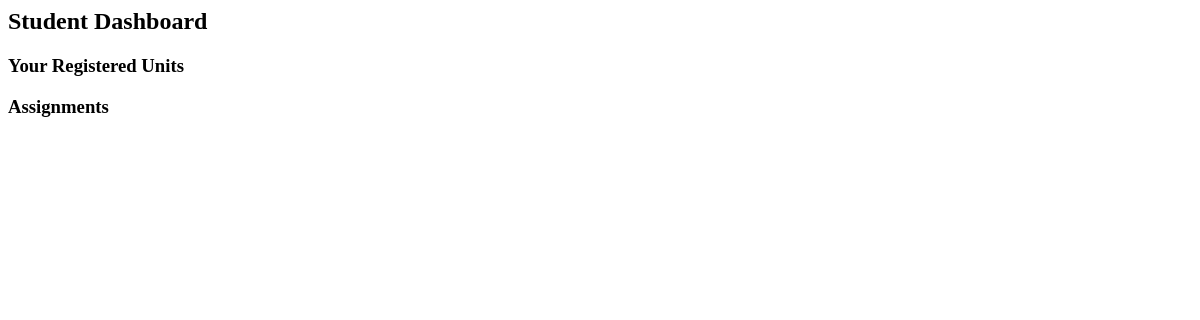
The page /student_dashboard/ (signed in) on the database as committed earlier.
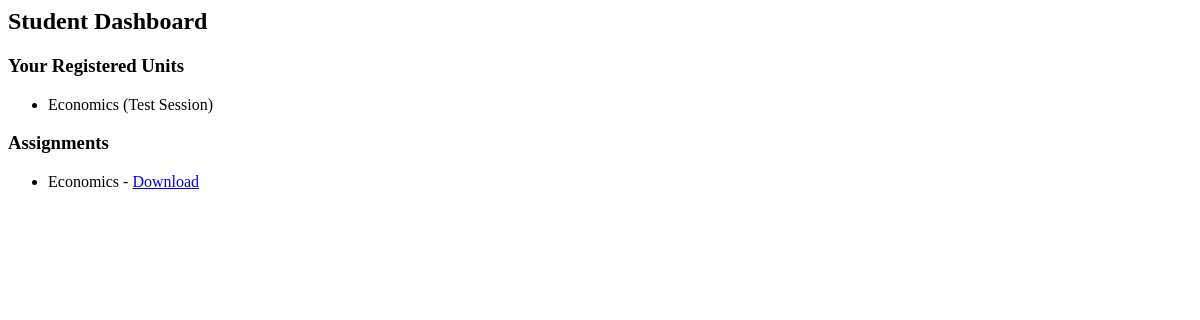
The same page on the database as committed later.
### portal/models.py (models this page shows, shortened)
class Registration(models.Model):
    student = models.ForeignKey(
        CustomUser,
        on_delete=models.SET_NULL,  # Update to SET_NULL
        null=True,  # Allow null for this field
        blank=True,
        limit_choices_to={'is_student': True}
    )
    unit = models.ForeignKey(Unit, on_delete=models.CASCADE)
    session = models.ForeignKey(Session, on_delete=models.CASCADE)

class Unit(models.Model):
    name = models.CharField(max_length=200)
    code = models.CharField(max_length=10, unique=True)
    teacher = models.ForeignKey(
        CustomUser,
        on_delete=models.SET_NULL,  # Update to SET_NULL if you want to keep the unit
        null=True,  # Allow null for this field
        blank=True,
        limit_choices_to={'is_teacher': True}
    )

class Session(models.Model):
    name = models.CharField(max_length=50, unique=True)
    start_date = models.DateField(blank=True, null=True)
    end_date = models.DateField(blank=True, null=True)
    academic_year = models.CharField(max_length=20, blank=True, null=True)
    is_active = models.BooleanField(default=True)
    class Meta:
        verbose_name_plural = "Sessions"
        ordering = ['-start_date']

class Assignment(models.Model):
    unit = models.ForeignKey(Unit, on_delete=models.CASCADE)
    title = models.CharField(max_length=255)
    description = models.TextField()
    file = models.FileField(upload_to='assignments/')
    posted_at = models.DateTimeField(auto_now_add=True)

### portal/views.py (the view)
# urls.py: path('student_dashboard/', views.student_dashboard, name='student_dashboard'),
@login_required
def student_dashboard(request):
    if not request.user.is_student:
        return redirect('login')
    registrations = Registration.objects.filter(student=request.user)
    assignments = Assignment.objects.filter(unit__in=[reg.unit for reg in registrations])
    return render(request, 'portal/student_dashboard.html', {'registrations': registrations, 'assignments': assignments})

### templates/portal/student_dashboard.html
<h2>Student Dashboard</h2>
<h3>Your Registered Units</h3>
<ul>
    {% for reg in registrations %}
    <li>{{ reg.unit.name }} ({{ reg.session.name }})</li>
    {% endfor %}
</ul>
<h3>Assignments</h3>
<ul>
    {% for assignment in assignments %}
    <li>
        {{ assignment.title }} - <a href="{{ assignment.file.url }}">Download</a>
    </li>
    {% endfor %}
</ul>

Rows that differ between the two databases and show on the page:
added Registration: unit.name "Economics", session.name "Test Session"
added Assignment: title "Economics"
